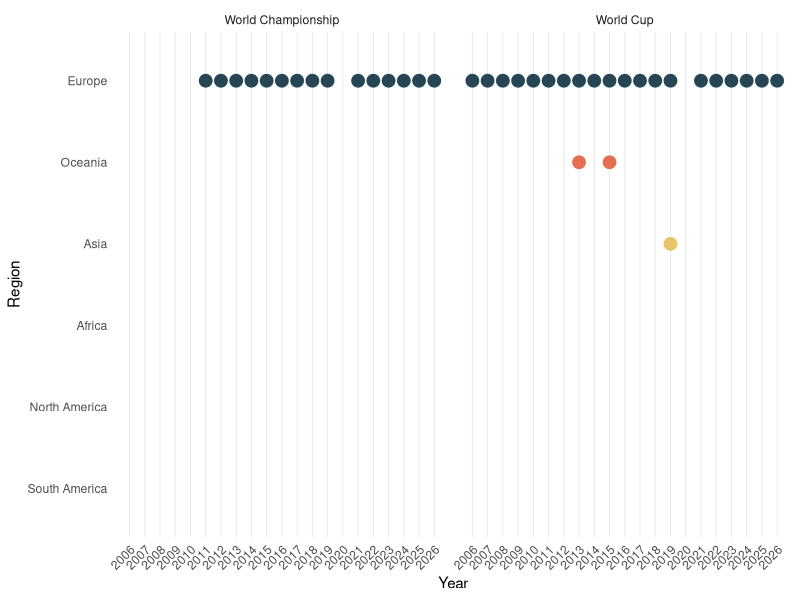

Write the R code that produced this figure.
# World championships and World Cup events - Where do they take place?

library(dplyr)
library(ggplot2)
library(readxl)
library(stringr)

setwd("/Users/dsesia/Desktop/case_study_CIO")

continent_colors <- c(
  "Africa" = "#f4a261",
  "Asia" = "#e9c46a",
  "Europe" = "#264653",
  "North America" = "#287271",
  "South America" = "#2a9d8f",
  "Oceania" = "#e76f51"
)

data_events_WChamp=read_excel("data/WChamp_events.xlsx",guess_max = 2000)
data_events_WCup=read_excel("data/WCup_events.xlsx",guess_max = 2000)
data_federations=read_excel("data/federations.xlsx", sheet = 1)

temp=data_federations[,c("Region","Federation.name")]

# extract year 
data_events_WChamp <- data_events_WChamp %>%
  select(-Region) %>%
  mutate(year = as.numeric(paste0("20", str_extract(`Start date`, "^\\d{2}")))) %>%
  mutate(Federation.name = str_split_i(Organiser, ",", 1))

data_events_WCup <- data_events_WCup %>%
  select(-Region) %>%
  mutate(year = as.numeric(paste0("20", str_extract(`Start date`, "^\\d{2}")))) %>%
  mutate(Federation.name = str_split_i(Organiser, ",", 1))

data_events_WChamp=left_join(data_events_WChamp,temp)
data_events_WCup=left_join(data_events_WCup,temp)

# merge based on unique region year 
data_events_WChamp_01 <- data_events_WChamp %>%
  select(year, Region) %>%
  distinct() %>%
  mutate(Event = "World Championship")

data_events_WCup_01 <- data_events_WCup %>%
  select(year, Region) %>%
  distinct() %>%
  mutate(Event = "World Cup")

data_plot <- bind_rows(
  data_events_WChamp_01,
  data_events_WCup_01
)

data_plot <- data_plot %>%
  filter(year <= 2026)


region_order <- data_plot %>%
  count(Region, name = "n_events") %>%
  arrange(n_events) %>%
  pull(Region)

region_order <- c(
  "South America",
  "North America",
  "Africa",
  region_order
)

data_plot <- data_plot %>%
  mutate(
    Region = factor(Region, levels = region_order)
  )


# Plot
ggplot(data_plot, aes(x = year, y = Region, color = Region)) +
  geom_point(
    size = 4
  ) +
  facet_wrap(~ Event, ncol = 2) +
  scale_x_continuous(
    breaks = 2006:2026
  ) +
  scale_color_manual(values = continent_colors) +
  labs(
    x = "Year",
    y = "Region"
  ) +
  theme_minimal() +
  theme(
    panel.grid.minor = element_blank(),
    panel.grid.major.y = element_blank(),
    panel.grid.major.x = element_line(
      color = "#E2E8F0",
      linewidth = 0.3
    ),
    axis.text.x = element_text(
      angle = 45,
      hjust = 1
    )
  )+
  scale_y_discrete(drop = FALSE)+ theme(legend.position="none")
